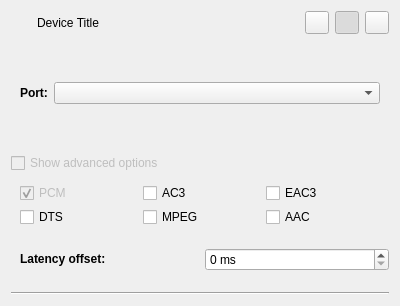
<?xml version="1.0" encoding="UTF-8"?>
<ui version="4.0">
 <class>DeviceWidget</class>
 <widget class="QWidget" name="DeviceWidget">
  <property name="geometry">
   <rect>
    <x>0</x>
    <y>0</y>
    <width>400</width>
    <height>306</height>
   </rect>
  </property>
  <property name="windowTitle">
   <string>Form</string>
  </property>
  <layout class="QVBoxLayout" name="verticalLayout">
   <item>
    <layout class="QHBoxLayout" name="horizontalLayout">
     <item>
      <widget class="QLabel" name="iconImage">
       <property name="text">
        <string/>
       </property>
      </widget>
     </item>
     <item>
      <widget class="QLabel" name="boldNameLabel">
       <property name="text">
        <string/>
       </property>
      </widget>
     </item>
     <item>
      <widget class="QLabel" name="nameLabel">
       <property name="text">
        <string>Device Title</string>
       </property>
      </widget>
     </item>
     <item>
      <spacer name="horizontalSpacer">
       <property name="orientation">
        <enum>Qt::Horizontal</enum>
       </property>
       <property name="sizeHint" stdset="0">
        <size>
         <width>40</width>
         <height>20</height>
        </size>
       </property>
      </spacer>
     </item>
     <item>
      <widget class="QToolButton" name="muteToggleButton">
       <property name="toolTip">
        <string>Mute audio</string>
       </property>
       <property name="icon">
        <iconset theme="audio-volume-muted"/>
       </property>
       <property name="checkable">
        <bool>true</bool>
       </property>
      </widget>
     </item>
     <item>
      <widget class="QToolButton" name="lockToggleButton">
       <property name="toolTip">
        <string>Lock channels together</string>
       </property>
       <property name="icon">
        <iconset theme="changes-prevent-symbolic"/>
       </property>
       <property name="checkable">
        <bool>true</bool>
       </property>
       <property name="checked">
        <bool>true</bool>
       </property>
      </widget>
     </item>
     <item>
      <widget class="QToolButton" name="defaultToggleButton">
       <property name="toolTip">
        <string>Set as fallback</string>
       </property>
       <property name="icon">
        <iconset theme="applications-multimedia"/>
       </property>
       <property name="checkable">
        <bool>true</bool>
       </property>
      </widget>
     </item>
    </layout>
   </item>
   <item>
    <widget class="QWidget" name="portSelect" native="true">
     <layout class="QHBoxLayout" name="horizontalLayout_2" stretch="0,1">
      <item>
       <widget class="QLabel" name="label_3">
        <property name="text">
         <string>&lt;b&gt;Port:&lt;/b&gt;</string>
        </property>
       </widget>
      </item>
      <item>
       <widget class="QComboBox" name="portList"/>
      </item>
     </layout>
    </widget>
   </item>
   <item>
    <layout class="QGridLayout" name="channelsGrid">
     <property name="horizontalSpacing">
      <number>0</number>
     </property>
    </layout>
   </item>
   <item>
    <widget class="QCheckBox" name="advancedOptions">
     <property name="enabled">
      <bool>false</bool>
     </property>
     <property name="text">
      <string>Show advanced options</string>
     </property>
    </widget>
   </item>
   <item>
    <widget class="QWidget" name="advancedWidget" native="true">
     <layout class="QVBoxLayout" name="verticalLayout_2">
      <property name="spacing">
       <number>0</number>
      </property>
      <property name="leftMargin">
       <number>9</number>
      </property>
      <property name="topMargin">
       <number>0</number>
      </property>
      <property name="rightMargin">
       <number>0</number>
      </property>
      <property name="bottomMargin">
       <number>0</number>
      </property>
      <item>
       <widget class="QWidget" name="encodingSelect" native="true">
        <layout class="QGridLayout" name="gridLayout">
         <property name="leftMargin">
          <number>0</number>
         </property>
         <property name="topMargin">
          <number>0</number>
         </property>
         <property name="rightMargin">
          <number>0</number>
         </property>
         <property name="bottomMargin">
          <number>0</number>
         </property>
         <property name="spacing">
          <number>0</number>
         </property>
         <item row="0" column="0">
          <widget class="QCheckBox" name="encodingFormatPCM">
           <property name="enabled">
            <bool>false</bool>
           </property>
           <property name="text">
            <string>PCM</string>
           </property>
           <property name="checked">
            <bool>true</bool>
           </property>
          </widget>
         </item>
         <item row="0" column="1">
          <widget class="QCheckBox" name="encodingFormatAC3">
           <property name="text">
            <string>AC3</string>
           </property>
          </widget>
         </item>
         <item row="0" column="2">
          <widget class="QCheckBox" name="encodingFormatEAC3">
           <property name="text">
            <string>EAC3</string>
           </property>
          </widget>
         </item>
         <item row="1" column="0">
          <widget class="QCheckBox" name="encodingFormatDTS">
           <property name="text">
            <string>DTS</string>
           </property>
          </widget>
         </item>
         <item row="1" column="1">
          <widget class="QCheckBox" name="encodingFormatMPEG">
           <property name="text">
            <string>MPEG</string>
           </property>
          </widget>
         </item>
         <item row="1" column="2">
          <widget class="QCheckBox" name="encodingFormatAAC">
           <property name="text">
            <string>AAC</string>
           </property>
          </widget>
         </item>
        </layout>
       </widget>
      </item>
      <item>
       <widget class="QWidget" name="offsetSelect" native="true">
        <layout class="QHBoxLayout" name="horizontalLayout_3">
         <property name="spacing">
          <number>0</number>
         </property>
         <property name="leftMargin">
          <number>0</number>
         </property>
         <property name="topMargin">
          <number>0</number>
         </property>
         <property name="rightMargin">
          <number>0</number>
         </property>
         <property name="bottomMargin">
          <number>0</number>
         </property>
         <item>
          <widget class="QLabel" name="label_4">
           <property name="text">
            <string>&lt;b&gt;Latency offset:&lt;/b&gt;</string>
           </property>
          </widget>
         </item>
         <item>
          <widget class="QSpinBox" name="offsetButton">
           <property name="suffix">
            <string> ms</string>
           </property>
          </widget>
         </item>
        </layout>
       </widget>
      </item>
     </layout>
    </widget>
   </item>
   <item>
    <widget class="Line" name="line">
     <property name="orientation">
      <enum>Qt::Horizontal</enum>
     </property>
    </widget>
   </item>
  </layout>
 </widget>
 <resources/>
 <connections>
  <connection>
   <sender>advancedOptions</sender>
   <signal>toggled(bool)</signal>
   <receiver>advancedWidget</receiver>
   <slot>setVisible(bool)</slot>
   <hints>
    <hint type="sourcelabel">
     <x>151</x>
     <y>103</y>
    </hint>
    <hint type="destinationlabel">
     <x>364</x>
     <y>122</y>
    </hint>
   </hints>
  </connection>
 </connections>
</ui>
